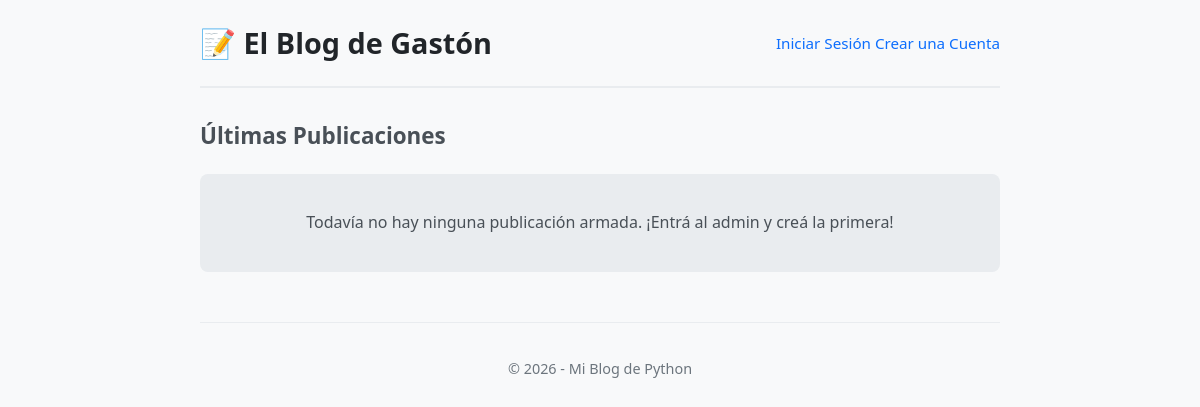
Before: / with the older database file.
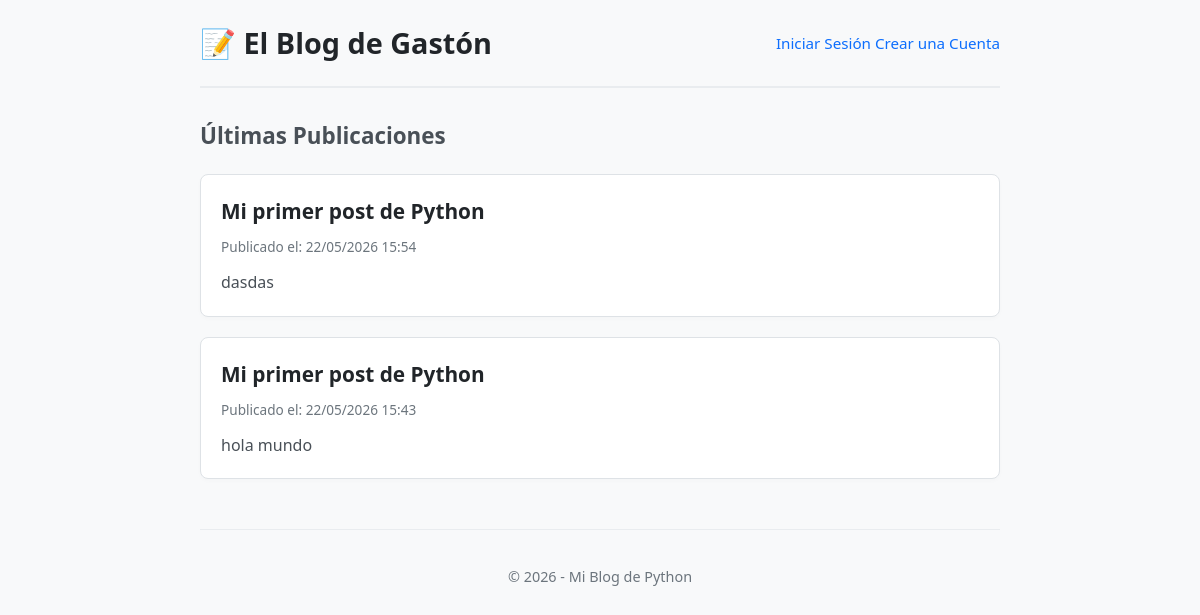
After: the same page with the newer database file.
### inicio/models.py (models this page shows, shortened)
class Post(models.Model):
    titulo = models.CharField(max_length=100)
    contenido = models.TextField()
    fecha_publicacion = models.DateTimeField(auto_now_add=True)

### inicio/views.py (the view)
# urls.py: path('', include('inicio.urls')),
def inicio(request):
    posts = Post.objects.all().order_by('-fecha_publicacion')
    return render(request, 'inicio.html', {'posts': posts}) # 👈 Este está suelto, así que queda igual

### inicio/templates/inicio.html (shortened to what this page needs)
<!DOCTYPE html>
<html lang="es">
<head>
</head>
<body>
    <header>
        <h1>📝 El Blog de Gastón</h1>
        <div class="user-menu">
            {% if user.is_authenticated %}
                <span>Hola, <strong>{{ user.username }}</strong>!</span> |
                <a href="{% url 'admin:index' %}">Panel de Control</a> |
                <form action="{% url 'logout' %}" method="post" style="display:inline;">
                    {% csrf_token %}
                    <button type="submit" class="logout-btn">Cerrar Sesión</button>
                </form>
            {% else %}
                <a href="{% url 'login' %}">Iniciar Sesión</a>
                <a href="{% url 'registro' %}">Crear una Cuenta</a>
            {% endif %}
        </div>
    </header>
    <main>
        <h2 class="section-title">Últimas Publicaciones</h2>
        {% for post in posts %}
            <article class="post-card">
                <h4>{{ post.titulo }}</h4>
                <time class="post-meta">Publicado el: {{ post.fecha_publicacion|date:"d/m/Y H:i" }}</time>
                <p class="post-content">{{ post.contenido }}</p>
            </article>
        {% empty %}
            <div class="empty-message">
                <p>Todavía no hay ninguna publicación armada. ¡Entrá al admin y creá la primera!</p>
            </div>
        {% endfor %}
    </main>
    <footer>
        <p>© 2026 - Mi Blog de Python</p>
    </footer>
</body>
</html>

Changed rows visible on the page:
added Post: titulo "Mi primer post de Python", fecha_publicacion "22/05/2026 15:54", contenido "dasdas"
added Post: titulo "Mi primer post de Python", fecha_publicacion "22/05/2026 15:43", contenido "hola mundo"
Other visible differences:
text no longer shown: "Todavía no hay ninguna publicación armada. ¡Entrá al admin y creá la primera!"
